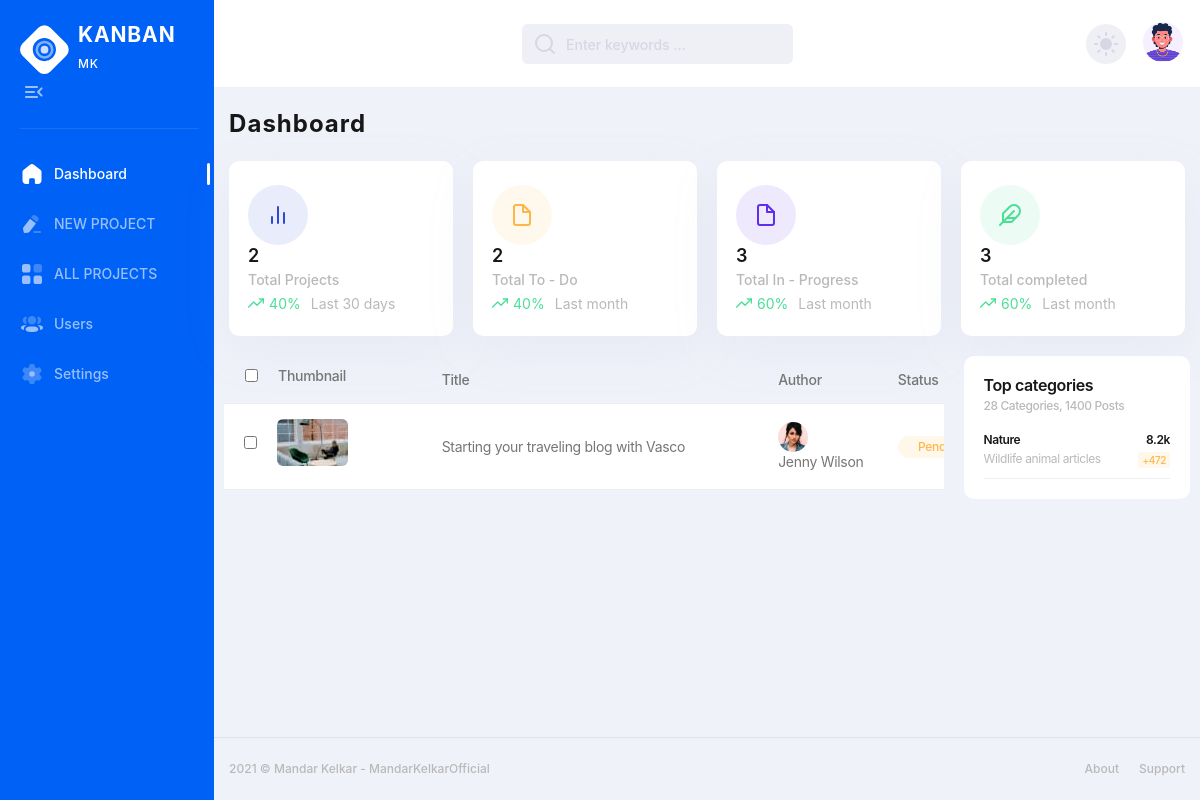
The page / on the database its author committed.
### app.py (models this page shows)
class Totals(db.Model):
    id = db.Column(db.Integer, primary_key=True)
    total_projects = db.Column(db.Integer, default=0)
    total_todos = db.Column(db.Integer, default=0)
    total_inprogress = db.Column(db.Integer, default=0)
    total_completed = db.Column(db.Integer, default=0)

class ProgressInfo(db.Model):
    id = db.Column(db.Integer, primary_key=True)
    project_id = db.Column(db.Integer, db.ForeignKey('new_project.id'))
    timestamp = db.Column(db.DateTime, default=datetime.utcnow)
    total_projects = db.Column(db.Integer)
    total_todos = db.Column(db.Integer)
    total_inprogress = db.Column(db.Integer)
    total_completed = db.Column(db.Integer)

### app.py (the view)
@app.route('/', methods=['GET', 'POST'])
def index():
    totals = Totals.query.first()
    progress_info = ProgressInfo.query.order_by(
        ProgressInfo.timestamp.desc()).first()
    return render_template('index.html', totals=totals, progress_info=progress_info)

### templates/index.html (shortened to what this page needs)
{% extends 'base.html' %} {% block dashboard %}
active
{% endblock dashboard %}
{% block main %}
<div class="container">
    <h2 class="main-title">Dashboard</h2>
    <div class="row stat-cards">
        <div class="col-md-6 col-xl-3">
            <article class="stat-cards-item">
                <div class="stat-cards-icon primary">
                    <i data-feather="bar-chart-2" aria-hidden="true"></i>
                </div>
                <div class="stat-cards-info">
                    <p class="stat-cards-info__num">{{ totals.total_projects }}</p>
                    <p class="stat-cards-info__title">Total Projects</p>
                    <p class="stat-cards-info__progress">
                        <span
                            class="stat-cards-info__profit {% if progress_info.total_projects | default(0) > 10 %}success{% elif progress_info.total_projects | default(0) < 10 %}warning{% else %}danger{% endif %}">
                            {% if progress_info.total_projects | default(0) > 10 %}
                            <i data-feather="trending-up" aria-hidden="true"></i>
                            {% elif progress_info.total_projects | default(0) < 10 %} <i data-feather="trending-down"
                                aria-hidden="true"></i>
                                {% else %}
                                <i data-feather="minus" aria-hidden="true"></i>
                                {% endif %}
                                {{ progress_info.total_projects | default(0) }}%
                        </span>
                        Last 30 days
                    </p>
                </div>
            </article>
        </div>
        <div class="col-md-6 col-xl-3">
            <article class="stat-cards-item">
                <div class="stat-cards-icon warning">
                    <i data-feather="file" aria-hidden="true"></i>
                </div>
                <div class="stat-cards-info">
                    <p class="stat-cards-info__num">{{ totals.total_todos }}</p>
                    <p class="stat-cards-info__title">Total To - Do</p>
                    <p class="stat-cards-info__progress">
                        <span
                            class="stat-cards-info__profit {% if progress_info.total_todos | default(0) > 10 %}success{% elif progress_info.total_todos | default(0) < 10 %}warning{% else %}danger{% endif %}">
                            {% if progress_info.total_todos | default(0) > 10 %}
                            <i data-feather="trending-up" aria-hidden="true"></i>
                            {% elif progress_info.total_todos | default(0) < 10 %}
                            <i data-feather="trending-down" aria-hidden="true"></i>
                            {% else %}
                            <i data-feather="minus" aria-hidden="true"></i>
                            {% endif %}
                            {{ progress_info.total_todos | default(0) }}%
                        </span>
                        Last month
                    </p>
                </div>
            </article>
        </div>
        <div class="col-md-6 col-xl-3">
            <article class="stat-cards-item">
                <div class="stat-cards-icon purple">
                    <i data-feather="file" aria-hidden="true"></i>
                </div>
                <div class="stat-cards-info">
                    <p class="stat-cards-info__num">{{ totals.total_inprogress }}</p>
                    <p class="stat-cards-info__title">Total In - Progress</p>
                    <p class="stat-cards-info__progress">
                        <span
                            class="stat-cards-info__profit {% if progress_info.total_inprogress | default(0) > 10 %}success{% elif progress_info.total_inprogress | default(0) < 10 %}warning{% else %}danger{% endif %}">
                            {% if progress_info.total_inprogress | default(0) > 10 %}
                            <i data-feather="trending-up" aria-hidden="true"></i>
                            {% elif progress_info.total_inprogress | default(0) < 10 %}
                            <i data-feather="trending-down" aria-hidden="true"></i>
                            {% else %}
                            <i data-feather="minus" aria-hidden="true"></i>
                            {% endif %}
                            {{ progress_info.total_inprogress | default(0) }}%
                        </span>
                        Last month
                    </p>
                </div>
            </article>
        </div>
        <div class="col-md-6 col-xl-3">
            <article class="stat-cards-item">
                <div class="stat-cards-icon success">
                    <i data-feather="feather" aria-hidden="true"></i>
                </div>
                <div class="stat-cards-info">
                    <p class="stat-cards-info__num">{{ totals.total_completed }}</p>
                    <p class="stat-cards-info__title">Total completed</p>
                    <p class="stat-cards-info__progress">
                        <span
                            class="stat-cards-info__profit {% if progress_info.total_completed | default(0) > 10 %}success{% elif progress_info.total_completed | default(0) < 10 %}warning{% else %}danger{% endif %}">
                            {% if progress_info.total_completed | default(0) > 10 %}
                            <i data-feather="trending-up" aria-hidden="true"></i>
                            {% elif progress_info.total_completed | default(0) < 10 %}
                            <i data-feather="trending-down" aria-hidden="true"></i>
                            {% else %}
                            <i data-feather="minus" aria-hidden="true"></i>
                            {% endif %}
                            {{ progress_info.total_completed | default(0) }}%
                        </span>
                        Last month
                    </p>
                </div>
            </article>
        </div>
    </div>
    <div class="row">
        <div class="col-lg-9">
            <div class="users-table table-wrapper">
                <table class="posts-table">
                    <thead>
                        <tr class="users-table-info">
                            <th>
                                <label class="users-table__checkbox ms-20">
                                    <input type="checkbox" class="check-all">Thumbnail
                                </label>
                            </th>
                            <th>Title</th>
                            <th>Author</th>
                            <th>Status</th>
                        </tr>
                    </thead>
                    <tbody>
                        <tr>
                            <td>
                                <label class="users-table__checkbox">
                                    <input type="checkbox" class="check">
                                    <div class="categories-table-img">
                                        <picture>
                                            <img src="static/img/categories/01.jpg" alt="category">
                                        </picture>
                                    </div>
                                </label>
                            </td>
                            <td>
                                Starting your traveling blog with Vasco
                            </td>
                            <td>
                                <div class="pages-table-img">
                                    <picture>
                                        <img src="/static/img/avatar/avatar-face-04.png" alt="User Name">
                                    </picture>
                                    Jenny Wilson
                                </div>
                            </td>
                            <td><span class="badge-pending">Pending</span></td>
                        </tr>
                    </tbody>
                </table>
            </div>
        </div>
        <div class="col-lg-3">
            <article class="white-block">
                <div class="top-cat-title">
                    <h3>Top categories</h3>
                    <p>28 Categories, 1400 Posts</p>
                </div>
                <ul class="top-cat-list">
                    <li>
                        <a href="##">
                            <div class="top-cat-list__title">
                                Nature <span>8.2k</span>
                            </div>
                            <div class="top-cat-list__subtitle">
                                Wildlife animal articles <span class="warning">+472</span>
                            </div>
                        </a>
                    </li>
                </ul>
            </article>
        </div>
    </div>
</div>
{% endblock main %}

### rows shown on the page
Totals: total_projects "2", total_todos "2", total_inprogress "3", total_completed "3"
ProgressInfo: total_projects "40", total_todos "40", total_inprogress "60", total_completed "60"
